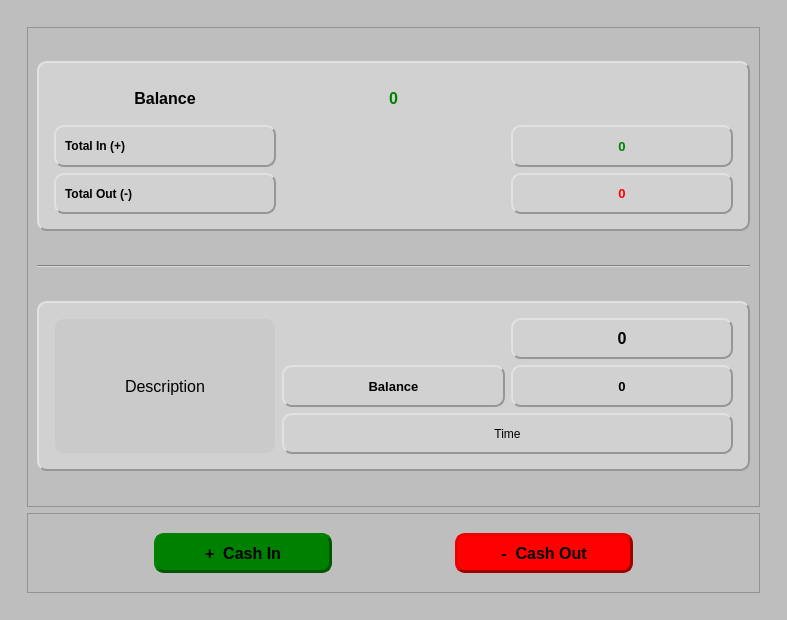
<?xml version="1.0" encoding="UTF-8"?>
<ui version="4.0">
 <class>CashBook</class>
 <widget class="QMainWindow" name="CashBook">
  <property name="geometry">
   <rect>
    <x>0</x>
    <y>0</y>
    <width>787</width>
    <height>620</height>
   </rect>
  </property>
  <property name="windowTitle">
   <string>MainWindow</string>
  </property>
  <property name="styleSheet">
   <string notr="true">background-color: rgb(190, 190, 190);</string>
  </property>
  <widget class="QWidget" name="main_widget">
   <layout class="QVBoxLayout" name="verticalLayout_2">
    <item>
     <widget class="QWidget" name="content_widget" native="true">
      <property name="styleSheet">
       <string notr="true">background-color: rgb(190, 190, 190);</string>
      </property>
      <layout class="QVBoxLayout" name="verticalLayout">
       <item>
        <widget class="QStackedWidget" name="stackedWidget">
         <property name="currentIndex">
          <number>0</number>
         </property>
         <widget class="QWidget" name="content_page">
          <layout class="QVBoxLayout" name="verticalLayout_3">
           <item>
            <widget class="QScrollArea" name="scrollArea">
             <property name="styleSheet">
              <string notr="true">background-color: rgb(190, 190, 190);</string>
             </property>
             <property name="frameShadow">
              <enum>QFrame::Sunken</enum>
             </property>
             <property name="widgetResizable">
              <bool>true</bool>
             </property>
             <property name="alignment">
              <set>Qt::AlignCenter</set>
             </property>
             <widget class="QWidget" name="scrollAreaWidgetContents">
              <property name="geometry">
               <rect>
                <x>0</x>
                <y>0</y>
                <width>731</width>
                <height>478</height>
               </rect>
              </property>
              <layout class="QVBoxLayout" name="verticalLayout_5">
               <item>
                <widget class="QFrame" name="frame_main">
                 <property name="minimumSize">
                  <size>
                   <width>500</width>
                   <height>170</height>
                  </size>
                 </property>
                 <property name="maximumSize">
                  <size>
                   <width>16777215</width>
                   <height>170</height>
                  </size>
                 </property>
                 <property name="styleSheet">
                  <string notr="true">background-color: rgb(209, 209, 209);
border-style: outset;
border-width: 2px;
border-radius: 10px;
border-color: rgb(150, 150, 150);
min-width: 10em;
padding: 6px;</string>
                 </property>
                 <property name="frameShape">
                  <enum>QFrame::StyledPanel</enum>
                 </property>
                 <property name="frameShadow">
                  <enum>QFrame::Raised</enum>
                 </property>
                 <layout class="QGridLayout" name="gridLayout">
                  <item row="0" column="0">
                   <widget class="QLabel" name="curent_balance_label">
                    <property name="font">
                     <font>
                      <pointsize>12</pointsize>
                      <bold>true</bold>
                     </font>
                    </property>
                    <property name="styleSheet">
                     <string notr="true">border-style: intset;
</string>
                    </property>
                    <property name="text">
                     <string>Balance</string>
                    </property>
                    <property name="alignment">
                     <set>Qt::AlignCenter</set>
                    </property>
                   </widget>
                  </item>
                  <item row="0" column="1">
                   <widget class="QLabel" name="curent_balance">
                    <property name="font">
                     <font>
                      <pointsize>12</pointsize>
                      <bold>true</bold>
                     </font>
                    </property>
                    <property name="styleSheet">
                     <string notr="true">color: green;
border-style: intset;</string>
                    </property>
                    <property name="text">
                     <string>0</string>
                    </property>
                    <property name="alignment">
                     <set>Qt::AlignCenter</set>
                    </property>
                   </widget>
                  </item>
                  <item row="1" column="0">
                   <widget class="QLabel" name="total_in_label">
                    <property name="font">
                     <font>
                      <bold>true</bold>
                     </font>
                    </property>
                    <property name="text">
                     <string>Total In (+)</string>
                    </property>
                   </widget>
                  </item>
                  <item row="1" column="2">
                   <widget class="QLabel" name="total_in">
                    <property name="font">
                     <font>
                      <pointsize>10</pointsize>
                      <bold>true</bold>
                     </font>
                    </property>
                    <property name="styleSheet">
                     <string notr="true">color: green;</string>
                    </property>
                    <property name="text">
                     <string>0</string>
                    </property>
                    <property name="alignment">
                     <set>Qt::AlignCenter</set>
                    </property>
                   </widget>
                  </item>
                  <item row="2" column="0">
                   <widget class="QLabel" name="total_out_label">
                    <property name="font">
                     <font>
                      <bold>true</bold>
                     </font>
                    </property>
                    <property name="text">
                     <string>Total Out (-)</string>
                    </property>
                   </widget>
                  </item>
                  <item row="2" column="2">
                   <widget class="QLabel" name="total_out">
                    <property name="font">
                     <font>
                      <pointsize>10</pointsize>
                      <bold>true</bold>
                     </font>
                    </property>
                    <property name="styleSheet">
                     <string notr="true">color: red;</string>
                    </property>
                    <property name="text">
                     <string>0</string>
                    </property>
                    <property name="alignment">
                     <set>Qt::AlignCenter</set>
                    </property>
                   </widget>
                  </item>
                 </layout>
                </widget>
               </item>
               <item>
                <widget class="Line" name="separator">
                 <property name="sizePolicy">
                  <sizepolicy hsizetype="Expanding" vsizetype="Fixed">
                   <horstretch>0</horstretch>
                   <verstretch>0</verstretch>
                  </sizepolicy>
                 </property>
                 <property name="minimumSize">
                  <size>
                   <width>500</width>
                   <height>10</height>
                  </size>
                 </property>
                 <property name="orientation">
                  <enum>Qt::Horizontal</enum>
                 </property>
                </widget>
               </item>
               <item>
                <widget class="QFrame" name="frame_second_1">
                 <property name="minimumSize">
                  <size>
                   <width>500</width>
                   <height>170</height>
                  </size>
                 </property>
                 <property name="maximumSize">
                  <size>
                   <width>16777215</width>
                   <height>170</height>
                  </size>
                 </property>
                 <property name="styleSheet">
                  <string notr="true">background-color: rgb(209, 209, 209);
border-style: outset;
border-width: 2px;
border-radius: 10px;
border-color:  rgb(150, 150, 150);
min-width: 10em;
padding: 6px;</string>
                 </property>
                 <property name="frameShape">
                  <enum>QFrame::StyledPanel</enum>
                 </property>
                 <property name="frameShadow">
                  <enum>QFrame::Raised</enum>
                 </property>
                 <layout class="QGridLayout" name="gridLayout_2">
                  <item row="0" column="0" rowspan="3">
                   <widget class="QLabel" name="description_label_1">
                    <property name="font">
                     <font>
                      <pointsize>12</pointsize>
                     </font>
                    </property>
                    <property name="styleSheet">
                     <string notr="true">background-color: rgb(202, 202, 202);
border-style: intset;
border-width: 2px;
border-radius: 10px;
border-color:  rgb(150, 150, 150);
min-width: 10em;
padding: 6px;</string>
                    </property>
                    <property name="text">
                     <string>Description</string>
                    </property>
                    <property name="alignment">
                     <set>Qt::AlignCenter</set>
                    </property>
                   </widget>
                  </item>
                  <item row="0" column="2">
                   <widget class="QLabel" name="event_label_1">
                    <property name="font">
                     <font>
                      <pointsize>12</pointsize>
                      <bold>true</bold>
                     </font>
                    </property>
                    <property name="text">
                     <string>0</string>
                    </property>
                    <property name="alignment">
                     <set>Qt::AlignCenter</set>
                    </property>
                   </widget>
                  </item>
                  <item row="1" column="1">
                   <widget class="QLabel" name="balance_label_1">
                    <property name="font">
                     <font>
                      <pointsize>10</pointsize>
                      <bold>true</bold>
                     </font>
                    </property>
                    <property name="text">
                     <string>Balance</string>
                    </property>
                    <property name="alignment">
                     <set>Qt::AlignCenter</set>
                    </property>
                   </widget>
                  </item>
                  <item row="1" column="2">
                   <widget class="QLabel" name="total_balance_1">
                    <property name="font">
                     <font>
                      <pointsize>10</pointsize>
                      <bold>true</bold>
                     </font>
                    </property>
                    <property name="text">
                     <string>0</string>
                    </property>
                    <property name="alignment">
                     <set>Qt::AlignCenter</set>
                    </property>
                   </widget>
                  </item>
                  <item row="2" column="1" colspan="2">
                   <widget class="QLabel" name="time_label_1">
                    <property name="text">
                     <string>Time</string>
                    </property>
                    <property name="alignment">
                     <set>Qt::AlignCenter</set>
                    </property>
                   </widget>
                  </item>
                 </layout>
                </widget>
               </item>
              </layout>
             </widget>
            </widget>
           </item>
           <item>
            <widget class="QFrame" name="frame_btn">
             <property name="minimumSize">
              <size>
               <width>0</width>
               <height>80</height>
              </size>
             </property>
             <property name="maximumSize">
              <size>
               <width>16777215</width>
               <height>80</height>
              </size>
             </property>
             <property name="frameShape">
              <enum>QFrame::StyledPanel</enum>
             </property>
             <property name="frameShadow">
              <enum>QFrame::Raised</enum>
             </property>
             <layout class="QHBoxLayout" name="horizontalLayout">
              <item>
               <widget class="QPushButton" name="cash_in_btn">
                <property name="minimumSize">
                 <size>
                  <width>178</width>
                  <height>40</height>
                 </size>
                </property>
                <property name="maximumSize">
                 <size>
                  <width>170</width>
                  <height>40</height>
                 </size>
                </property>
                <property name="font">
                 <font>
                  <pointsize>12</pointsize>
                  <bold>true</bold>
                 </font>
                </property>
                <property name="styleSheet">
                 <string notr="true">QPushButton {
	background-color: green;
	border-style: outset;
	border-width: 3px;
	border-radius: 10px;
	border-color: rgb(0, 86, 0);
	min-width: 10em;
	padding: 6px;
}

QPushButton:pressed { 
	background-color: green;
	border-style: inset;
	border-width: 3px;
	border-radius: 10px;
	border-color: rgb(0, 86, 0);
	min-width: 10em;
	padding: 6px; 
}</string>
                </property>
                <property name="text">
                 <string>+  Cash In</string>
                </property>
               </widget>
              </item>
              <item>
               <widget class="QPushButton" name="cash_out_btn">
                <property name="minimumSize">
                 <size>
                  <width>178</width>
                  <height>40</height>
                 </size>
                </property>
                <property name="maximumSize">
                 <size>
                  <width>170</width>
                  <height>40</height>
                 </size>
                </property>
                <property name="font">
                 <font>
                  <pointsize>12</pointsize>
                  <bold>true</bold>
                 </font>
                </property>
                <property name="styleSheet">
                 <string notr="true">QPushButton {
background-color: red;
border-style: outset;
border-width: 3px;
border-radius: 10px;
border-color:rgb(158, 0, 0);
min-width: 10em;
padding: 6px;
}

QPushButton:pressed { 
	background-color: red;
	border-style: inset;
	border-width: 3px;
	border-radius: 10px;
	border-color: rgb(158, 0, 0);
	min-width: 10em;
	padding: 6px; 
}</string>
                </property>
                <property name="text">
                 <string>-  Cash Out</string>
                </property>
               </widget>
              </item>
             </layout>
            </widget>
           </item>
          </layout>
         </widget>
         <widget class="QWidget" name="cash_in_out_page">
          <layout class="QVBoxLayout" name="verticalLayout_4">
           <item>
            <widget class="QFrame" name="frame">
             <property name="sizePolicy">
              <sizepolicy hsizetype="Expanding" vsizetype="Expanding">
               <horstretch>0</horstretch>
               <verstretch>0</verstretch>
              </sizepolicy>
             </property>
             <property name="frameShape">
              <enum>QFrame::StyledPanel</enum>
             </property>
             <property name="frameShadow">
              <enum>QFrame::Raised</enum>
             </property>
             <layout class="QVBoxLayout" name="verticalLayout_7">
              <item alignment="Qt::AlignHCenter">
               <widget class="QTextEdit" name="amount_text">
                <property name="minimumSize">
                 <size>
                  <width>500</width>
                  <height>32</height>
                 </size>
                </property>
                <property name="maximumSize">
                 <size>
                  <width>500</width>
                  <height>32</height>
                 </size>
                </property>
                <property name="font">
                 <font>
                  <pointsize>12</pointsize>
                 </font>
                </property>
                <property name="styleSheet">
                 <string notr="true"/>
                </property>
                <property name="lineWidth">
                 <number>1</number>
                </property>
                <property name="lineWrapMode">
                 <enum>QTextEdit::WidgetWidth</enum>
                </property>
                <property name="placeholderText">
                 <string>Amount*</string>
                </property>
               </widget>
              </item>
              <item alignment="Qt::AlignHCenter">
               <widget class="QTextEdit" name="remark_text">
                <property name="minimumSize">
                 <size>
                  <width>500</width>
                  <height>32</height>
                 </size>
                </property>
                <property name="maximumSize">
                 <size>
                  <width>500</width>
                  <height>32</height>
                 </size>
                </property>
                <property name="font">
                 <font>
                  <pointsize>12</pointsize>
                 </font>
                </property>
                <property name="placeholderText">
                 <string>Remark</string>
                </property>
               </widget>
              </item>
             </layout>
            </widget>
           </item>
           <item alignment="Qt::AlignBottom">
            <widget class="QFrame" name="save_cancel_frame">
             <property name="sizePolicy">
              <sizepolicy hsizetype="Expanding" vsizetype="Preferred">
               <horstretch>0</horstretch>
               <verstretch>0</verstretch>
              </sizepolicy>
             </property>
             <property name="minimumSize">
              <size>
               <width>0</width>
               <height>80</height>
              </size>
             </property>
             <property name="maximumSize">
              <size>
               <width>16777215</width>
               <height>80</height>
              </size>
             </property>
             <property name="frameShape">
              <enum>QFrame::StyledPanel</enum>
             </property>
             <property name="frameShadow">
              <enum>QFrame::Raised</enum>
             </property>
             <layout class="QHBoxLayout" name="horizontalLayout_2">
              <item>
               <widget class="QPushButton" name="save_btn">
                <property name="minimumSize">
                 <size>
                  <width>178</width>
                  <height>40</height>
                 </size>
                </property>
                <property name="maximumSize">
                 <size>
                  <width>170</width>
                  <height>40</height>
                 </size>
                </property>
                <property name="font">
                 <font>
                  <pointsize>12</pointsize>
                  <bold>true</bold>
                 </font>
                </property>
                <property name="styleSheet">
                 <string notr="true">QPushButton {
	background-color: green;
	border-style: outset;
	border-width: 3px;
	border-radius: 10px;
	border-color: rgb(0, 86, 0);
	min-width: 10em;
	padding: 6px;
}

QPushButton:pressed { 
	background-color: green;
	border-style: inset;
	border-width: 3px;
	border-radius: 10px;
	border-color: rgb(0, 86, 0);
	min-width: 10em;
	padding: 6px; 
}</string>
                </property>
                <property name="text">
                 <string>Save</string>
                </property>
               </widget>
              </item>
              <item>
               <widget class="QPushButton" name="cancel_btn">
                <property name="minimumSize">
                 <size>
                  <width>178</width>
                  <height>40</height>
                 </size>
                </property>
                <property name="maximumSize">
                 <size>
                  <width>170</width>
                  <height>40</height>
                 </size>
                </property>
                <property name="font">
                 <font>
                  <pointsize>12</pointsize>
                  <bold>true</bold>
                 </font>
                </property>
                <property name="styleSheet">
                 <string notr="true">QPushButton {
background-color: red;
border-style: outset;
border-width: 3px;
border-radius: 10px;
border-color:rgb(158, 0, 0);
min-width: 10em;
padding: 6px;
}

QPushButton:pressed { 
	background-color: red;
	border-style: inset;
	border-width: 3px;
	border-radius: 10px;
	border-color: rgb(158, 0, 0);
	min-width: 10em;
	padding: 6px; 
}</string>
                </property>
                <property name="text">
                 <string>Cancel</string>
                </property>
               </widget>
              </item>
             </layout>
            </widget>
           </item>
          </layout>
         </widget>
        </widget>
       </item>
      </layout>
     </widget>
    </item>
   </layout>
  </widget>
 </widget>
 <resources/>
 <connections/>
</ui>
